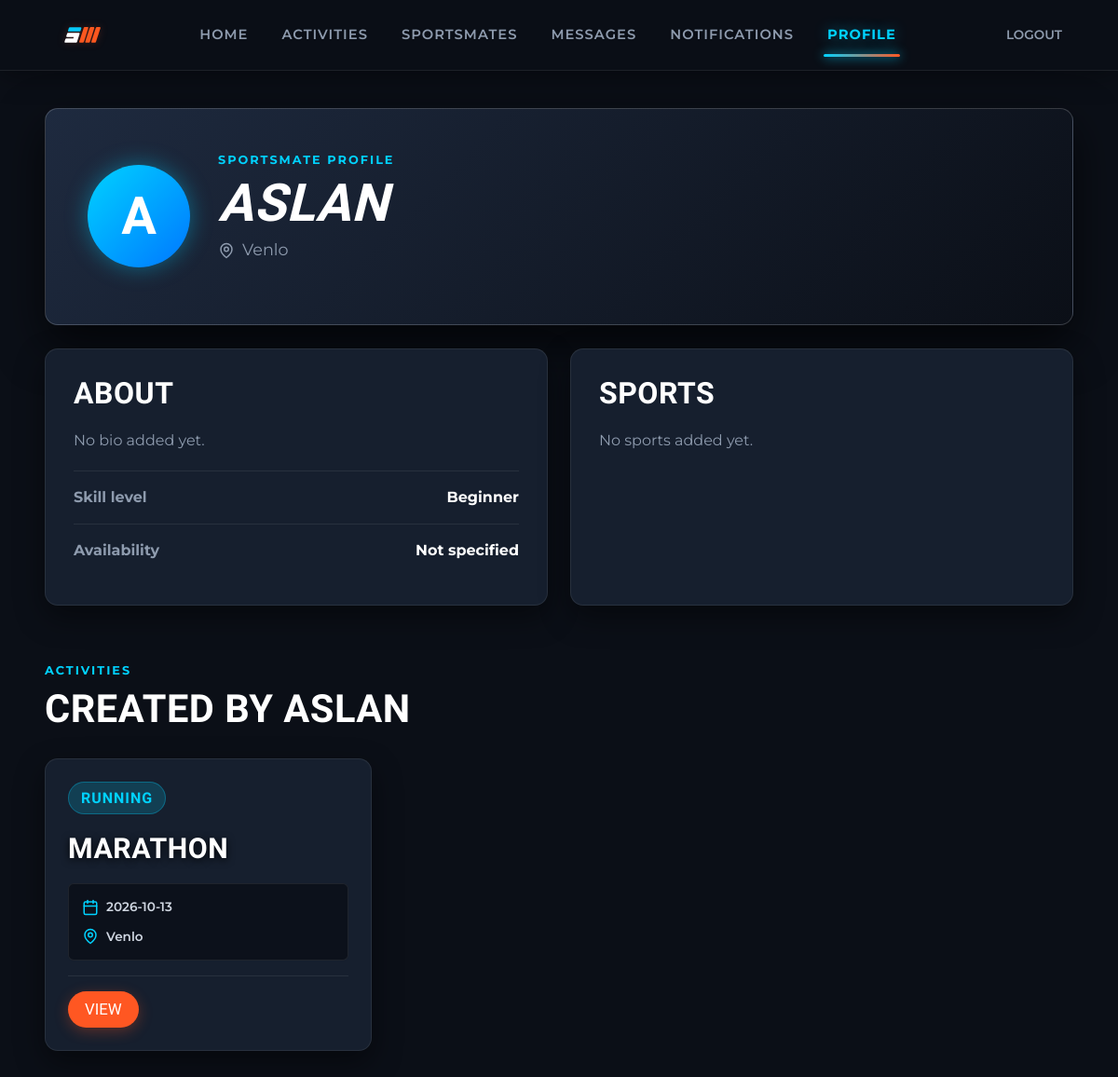
Page /profile/1 (signed in) on the committed database.
### tables this page shows
CREATE TABLE users (
        id INTEGER PRIMARY KEY AUTOINCREMENT,
        name TEXT NOT NULL,
        email TEXT NOT NULL UNIQUE,
        password_hash TEXT NOT NULL,
        location TEXT DEFAULT '',
        bio TEXT DEFAULT '',
        skill_level TEXT DEFAULT 'Beginner',
        availability TEXT DEFAULT '',
        profile_image TEXT DEFAULT '',
        created_at TIMESTAMP DEFAULT CURRENT_TIMESTAMP
    );

CREATE TABLE activities (
        id INTEGER PRIMARY KEY AUTOINCREMENT,
        creator_id INTEGER NOT NULL,
        title TEXT NOT NULL,
        sport_id INTEGER NOT NULL,
        description TEXT DEFAULT '',
        date TEXT NOT NULL,
        time TEXT NOT NULL,
        location TEXT NOT NULL,
        skill_level TEXT DEFAULT 'Beginner',
        max_participants INTEGER DEFAULT 10,
        created_at TIMESTAMP DEFAULT CURRENT_TIMESTAMP,
        FOREIGN KEY (creator_id) REFERENCES users(id) ON DELETE CASCADE,
        FOREIGN KEY (sport_id) REFERENCES sports(id)
    );

CREATE TABLE sports (
        id INTEGER PRIMARY KEY AUTOINCREMENT,
        name TEXT NOT NULL UNIQUE
    );

### app.py (the view)
@app.route("/profile/<int:user_id>")
def profile(user_id):
    if not login_required():
        return redirect(url_for("login"))
    db = get_db()
    user = db.execute(
        "SELECT * FROM users WHERE id = ?",
        (user_id,)
    ).fetchone()
    if not user:
        db.close()
        return render_template("404.html"), 404
    sports = db.execute("""
        SELECT sports.name
        FROM sports
        JOIN user_sports
            ON sports.id = user_sports.sport_id
        WHERE user_sports.user_id = ?
    """, (user_id,)).fetchall()
    created_activities = db.execute("""
        SELECT
            activities.*,
            sports.name AS sport_name
        FROM activities
        JOIN sports
            ON activities.sport_id = sports.id
        WHERE creator_id = ?
        ORDER BY date, time
    """, (user_id,)).fetchall()
    db.close()
    return render_template(
        "profile.html",
        user=user,
        sports=[s["name"] for s in sports],
        created_activities=created_activities
    )

### app.py (called while the page is built)
def current_user():
    if "user_id" not in session:
        return None
    db = get_db()
    user = db.execute(
        "SELECT * FROM users WHERE id = ?",
        (session["user_id"],)
    ).fetchone()
    db.close()
    return user

def login_required():
    return "user_id" in session

def get_unread_notifications():
    if not login_required():
        return 0
    db = get_db()
    result = db.execute("""
        SELECT COUNT(*) AS count
        FROM notifications
        WHERE user_id = ? AND is_read = 0
    """, (session["user_id"],)).fetchone()
    db.close()
    return result["count"]

@app.context_processor
def inject_globals():
    return {
        "current_user": current_user(),
        "notification_count": get_unread_notifications()
    }

### database.py (called while the page is built)
def get_db():
    conn = sqlite3.connect(DB_PATH)
    conn.row_factory = sqlite3.Row
    conn.execute("PRAGMA foreign_keys = ON")
    return conn

### templates/profile.html (shortened to what this page needs)
{% extends "base.html" %}
{% block content %}
<div class="profile-page">
    <section class="profile-header">
        <div class="profile-avatar">
            {{ user.name[0]|upper }}
        </div>
        <div class="profile-main">
            <span class="eyebrow">SPORTSMATE PROFILE</span>
            <h1>{{ user.name }}</h1>
            <p style="display: flex; align-items: center; gap: 8px;">
                <svg class="app-icon" viewBox="0 0 24 24" fill="none" stroke="currentColor" stroke-width="2" stroke-linecap="round" stroke-linejoin="round"><path d="M20 10c0 6-8 12-8 12s-8-6-8-12a8 8 0 0 1 16 0Z"/><circle cx="12" cy="10" r="3"/></svg>
                {{ user.location or "Location not set" }}
            </p>
        </div>
    </section>
    <div class="profile-grid">
        <section class="profile-card">
            <h2>About</h2>
            <p>{{ user.bio or "No bio added yet." }}</p>
            <div class="profile-detail">
                <strong>Skill level</strong>
                <span>{{ user.skill_level }}</span>
            </div>
            <div class="profile-detail">
                <strong>Availability</strong>
                <span>{{ user.availability or "Not specified" }}</span>
            </div>
        </section>
        <section class="profile-card">
            <h2>Sports</h2>
            <div class="tag-list">
                {% for sport in sports %}
                <span class="sport-tag">{{ sport }}</span>
                {% else %}
                <p class="muted">No sports added yet.</p>
                {% endfor %}
            </div>
        </section>
    </div>
    <section class="section">
        <div class="section-heading">
            <span class="eyebrow">ACTIVITIES</span>
            <h2>Created by {{ user.name }}</h2>
        </div>
        <div class="card-grid">
            {% for activity in created_activities %}
            <article class="activity-card">
                <div class="activity-top">
                    <span class="sport-tag">{{ activity.sport_name }}</span>
                </div>
                <h3>{{ activity.title }}</h3>
                <div class="activity-info">
                    <span>
                        <svg class="app-icon" viewBox="0 0 24 24" fill="none" stroke="currentColor" stroke-width="2" stroke-linecap="round" stroke-linejoin="round"><rect width="18" height="18" x="3" y="4" rx="2" ry="2"/><line x1="16" x2="16" y1="2" y2="6"/><line x1="8" x2="8" y1="2" y2="6"/><line x1="3" x2="21" y1="10" y2="10"/></svg>
                        {{ activity.date }}
                    </span>
                    <span>
                        <svg class="app-icon" viewBox="0 0 24 24" fill="none" stroke="currentColor" stroke-width="2" stroke-linecap="round" stroke-linejoin="round"><path d="M20 10c0 6-8 12-8 12s-8-6-8-12a8 8 0 0 1 16 0Z"/><circle cx="12" cy="10" r="3"/></svg>
                        {{ activity.location }}
                    </span>
                </div>
                <div class="activity-bottom">
                    <a href="{{ url_for('activity_detail', activity_id=activity.id) }}" class="btn-small primary">View</a>
                </div>
            </article>
            {% else %}
            <div class="empty-state">
                <h3>No activities</h3>
                <p>No activities created yet.</p>
            </div>
            {% endfor %}
        </div>
    </section>
</div>
{% endblock %}

### rows in the picture
users: name "A", name "ASLAN", location "Venlo", bio "No bio added yet.", skill_level "Beginner", availability "Not specified"
activities: sport_name "RUNNING", title "MARATHON", date "2026-10-13", location "Venlo"
